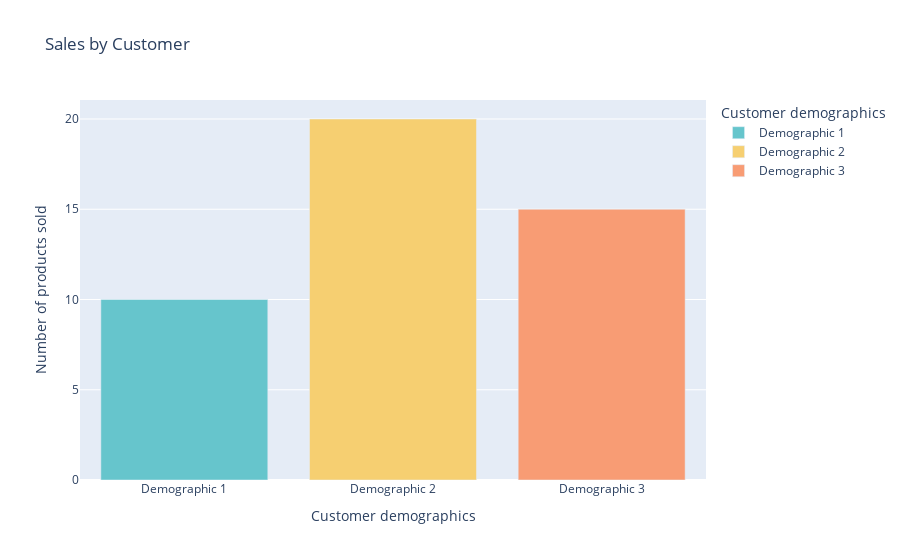

Notebook cell for this chart:
### Code cell
import plotly.express as px
import pandas as pd

# Assuming Customer_data is a pandas DataFrame
Customer_data = pd.DataFrame({
    'Customer demographics': ['Demographic 1', 'Demographic 2', 'Demographic 3'],
    'Number of products sold': [10, 20, 15]
})

# Create the bar chart
bar_chart = px.bar(Customer_data, x='Customer demographics', y='Number of products sold',
                   title='Sales by Customer',
                   hover_data=['Number of products sold'],
                   color='Customer demographics',
                   color_discrete_sequence=px.colors.qualitative.Pastel)

# Show the chart
bar_chart.show()

### Figure 1 — Plotly figure (JSON) as saved in the notebook; plotly's stock layout.template omitted (floating-point values rounded to 4 significant figures)
{"data": [{"alignmentgroup": "True", "hovertemplate": "Customer demographics=%{x}<br>Number of products sold=%{y}<extra></extra>", "legendgroup": "Demographic 1", "marker": {"color": "rgb(102, 197, 204)", "pattern": {"shape": ""}}, "name": "Demographic 1", "offsetgroup": "Demographic 1", "orientation": "v", "showlegend": true, "textposition": "auto", "type": "bar", "x": ["Demographic 1"], "xaxis": "x", "y": [10], "yaxis": "y"}, {"alignmentgroup": "True", "hovertemplate": "Customer demographics=%{x}<br>Number of products sold=%{y}<extra></extra>", "legendgroup": "Demographic 2", "marker": {"color": "rgb(246, 207, 113)", "pattern": {"shape": ""}}, "name": "Demographic 2", "offsetgroup": "Demographic 2", "orientation": "v", "showlegend": true, "textposition": "auto", "type": "bar", "x": ["Demographic 2"], "xaxis": "x", "y": [20], "yaxis": "y"}, {"alignmentgroup": "True", "hovertemplate": "Customer demographics=%{x}<br>Number of products sold=%{y}<extra></extra>", "legendgroup": "Demographic 3", "marker": {"color": "rgb(248, 156, 116)", "pattern": {"shape": ""}}, "name": "Demographic 3", "offsetgroup": "Demographic 3", "orientation": "v", "showlegend": true, "textposition": "auto", "type": "bar", "x": ["Demographic 3"], "xaxis": "x", "y": [15], "yaxis": "y"}], "layout": {"barmode": "relative", "legend": {"title": {"text": "Customer demographics"}, "tracegroupgap": 0}, "title": {"text": "Sales by Customer"}, "xaxis": {"anchor": "y", "categoryarray": ["Demographic 1", "Demographic 2", "Demographic 3"], "categoryorder": "array", "domain": [0, 1], "title": {"text": "Customer demographics"}}, "yaxis": {"anchor": "x", "domain": [0, 1], "title": {"text": "Number of products sold"}}}}
